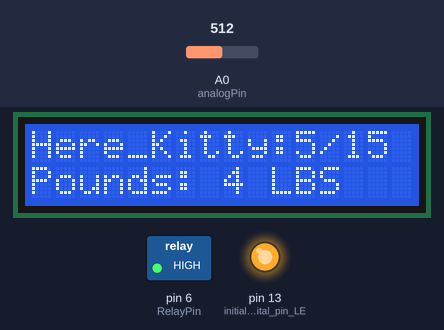
This sketch was run on a simulated Arduino Uno, built with avr-gcc and run on an emulated ATmega328P. Shown: 16×2 character LCD, switched loads named in the sketch (green lamp = pin HIGH), output pins drawn as LEDs (lit = HIGH). Dashed ring = blinking. The test bench sets the inputs (shaded band); at power-on: A0 (analogPin) = 512.

Above: at 1.2 s.
1.3 s: A0 (analogPin) set to 716
At 1.9 s:
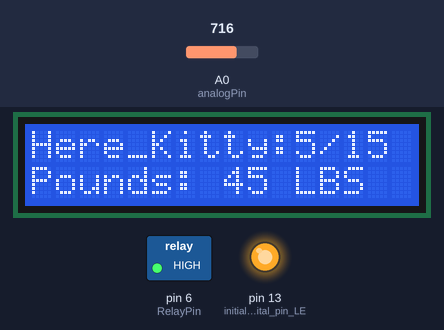
2.8 s: A0 (analogPin) set to 900
At 4.0 s:
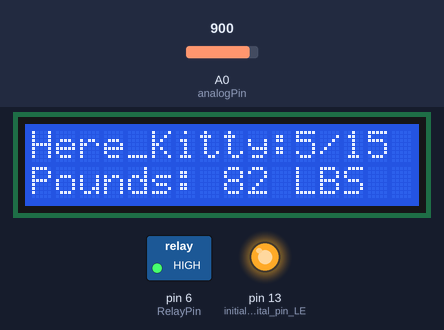
4.3 s: A0 (analogPin) set to 1023
At 5.4 s:
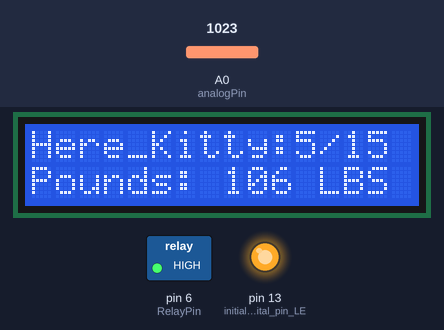
5.8 s: A0 (analogPin) set to 580
At 6.5 s:
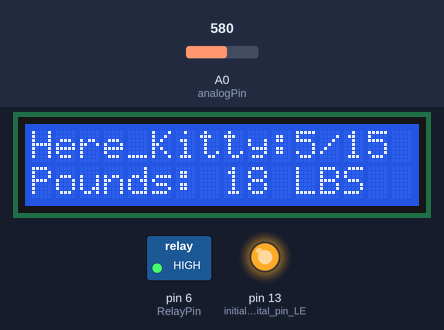
7.3 s: A0 (analogPin) set to 552
At 9.01 s:
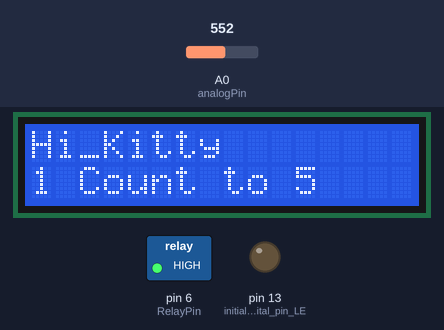
9.6 s: A0 (analogPin) set to 521
11.1 s: A0 (analogPin) set to 503
At 12.5 s:
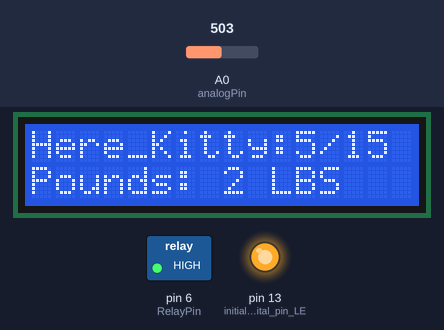
Timing chart, 0 to 13.6 s (numbered marks = the images above; inputs shaded):
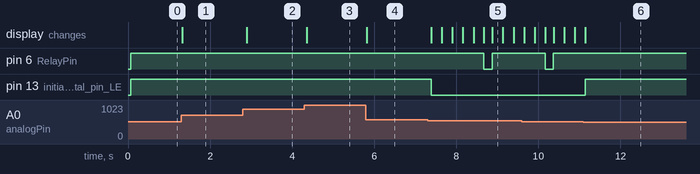

Measured:
- the behaviour switches between 570 and 569 on A0 (analogPin) (found by bisection; images 4 and 5)
- the behaviour switches between 515 and 514 on A0 (analogPin) (found by bisection; images 5 and 6)
- after the input at 1.3 s, the display: changes at once (image 1)
- after the input at 2.8 s, the display: changes after 0.09 s (image 2)
- after the input at 4.3 s, the display: changes after 0.05 s (image 3)
- after the input at 5.8 s, the display: changes at once (image 4)
- after the input at 7.3 s, pin 6 (RelayPin): HIGH → LOW after 1.4 s, → HIGH 0.20 s later; pin 13 (initialize_digital_pin_LE): HIGH → LOW after 0.09 s; the display: changes after 0.09 s (image 5)
- after the input at 11.1 s, pin 6 (RelayPin): stops changing and stays HIGH; pin 13 (initialize_digital_pin_LE): LOW → HIGH at once; the display: changes at once (image 6)

The sketch:

WetTheCatv2.0.ino
```cpp
/***********************************************************
  File name: WetTheCatv1.0.ino
  Description: The Relay will be turned on when the motion has been detected.
  v2.0 The Relay will be turned on when the cats weight has been detected
  Author: SPH
  Date: 2018/06/22
***********************************************************/

int analogPin = 0;  // Analog pin 0 connected to Srain Gage Bending Bridgr=e Output

int WeightSensor = 0;
unsigned int Weight;          // Final weight Value with mutiplier and offset
const int weightoffset = 98;   // Offset to bring pounds to zero

const int lowweight = 5; // Weight value to trigger event
const int highweight = 15; // Weight value to not trigger event
const int triggercounter = 5;
const int spraytime = 200;
unsigned int counter = 0;
const int RelayPin = 6;         //Set the digital 6 to RelayPin

// include the library code:
#include <LiquidCrystal.h>
// initialize the library with the numbers of the interface pins
LiquidCrystal lcd(7, 8, 9, 10, 11, 12);
/*
   LCD RS pin to digital pin 7
   LCD Enable pin to digital pin 8
   LCD D4 pin to digital pin 9
   LCD D5 pin to digital pin 10
   LCD D6 pin to digital pin 11
   LCD D7 pin to digital pin 12
   LCD R/W pin to ground
   LCD VSS pin to ground
   LCD VCC pin to 5V
*/

void setup()
{
  // put your setup code here, to run once:

  // set up the LCD's number of columns and rows:
  lcd.begin(16, 2);

  pinMode( RelayPin, OUTPUT);     //initialize the Relay pin as output 6
  pinMode (LED_BUILTIN, OUTPUT);  //initialize digital pin LED_BUILTIN as an output
  pinMode(WeightSensor, INPUT);   //Set the connection analog 0 pin to Input
}

void loop()
// put your main code here, to run repeatedly:
{
  WeightSensor  = analogRead(analogPin);
  Weight = (WeightSensor * 0.2) - weightoffset;
  lcd.setCursor(0, 1); // set the cursor to column 0, line 1 // (note: line 1 is the second row, since counting begins with 0)
  lcd.print("Pounds: ");      // Print a message of "Pounds: "to the LCD.
  lcd.print(Weight);                // Print a centigrade temperature to the LCD.
  lcd.print(" LBS ");      // Print a message of "Pounds: "to the LCD.

if (counter >= triggercounter)
{
  digitalWrite(RelayPin, LOW);
  lcd.clear();             //Clears the LCD screen and positions the cursor in the upper-left corner
  lcd.setCursor(0, 0);
  lcd.print("Wet_Kitty");
  counter = 0;
  delay(spraytime); //wait to loop
  digitalWrite(RelayPin, HIGH);
}
if (Weight >= lowweight && Weight <= highweight)
{
  digitalWrite (LED_BUILTIN, LOW);  //turn the LED off
  lcd.clear();             //Clears the LCD screen and positions the cursor in the upper-left corner
  lcd.setCursor(0, 0);
  lcd.print("Hi_Kitty");
  counter = (counter + 1);
  lcd.setCursor(0, 1);
  lcd.print(counter);
  lcd.print(" Count to ");
  lcd.print(triggercounter);

  delay(250);
}
else
{
  digitalWrite (LED_BUILTIN, HIGH);  //turn the LED ON
  digitalWrite(RelayPin, HIGH);
  lcd.setCursor(0, 0);
  lcd.print("Here_Kitty:");
  lcd.print(lowweight);
  lcd.print("/");
  lcd.print(highweight);
  counter = (0);
  delay(100);
}
}
```
